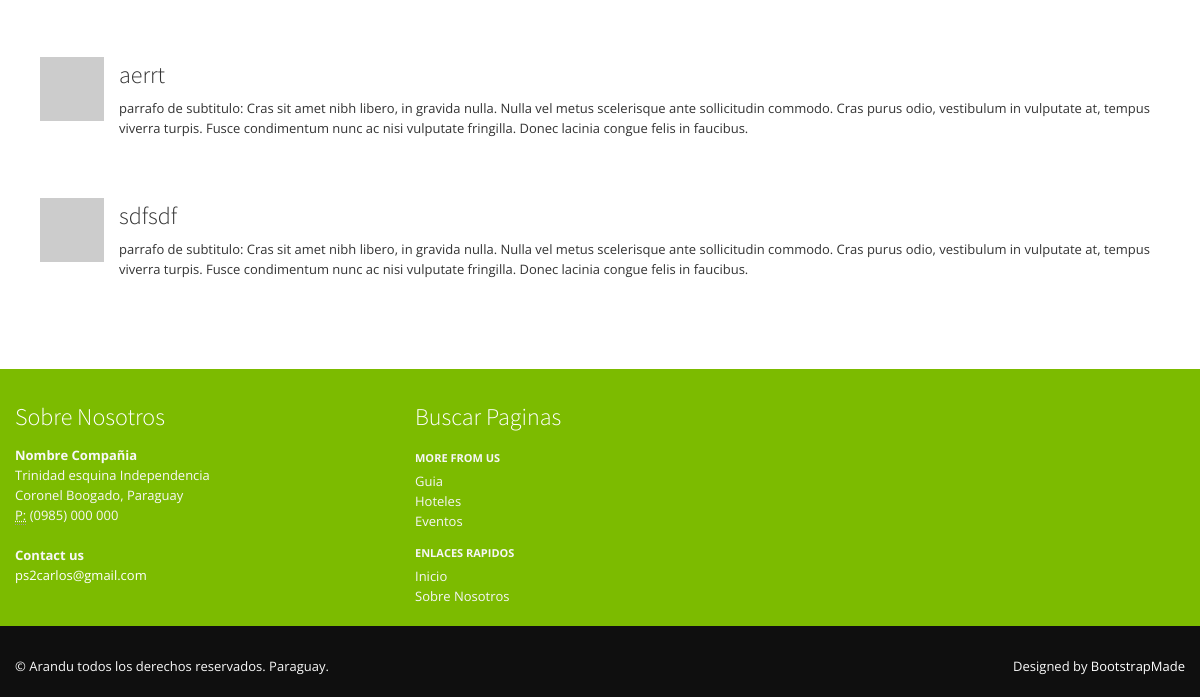
The page /public/guia.php (lower part) on the database as committed earlier.
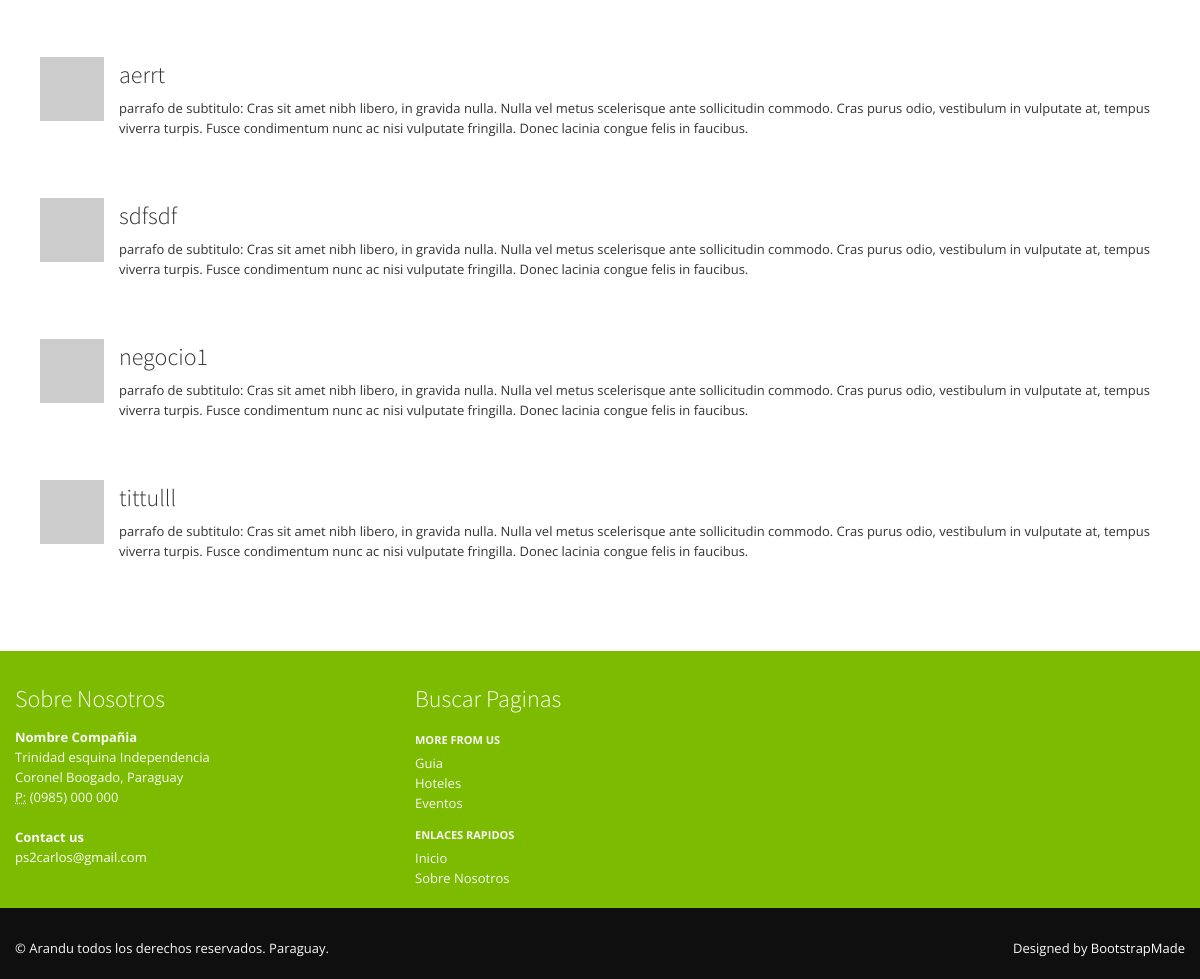
The same page on the database as committed later.
### tables this page shows
CREATE TABLE `contenidos` (
  `id` int(11) NOT NULL,
  `titulo` varchar(200) NOT NULL,
  `contenido` longtext NOT NULL,
  `fecha_publicacion` timestamp NOT NULL DEFAULT CURRENT_TIMESTAMP ON UPDATE CURRENT_TIMESTAMP,
  `tipo` varchar(20) NOT NULL,
  `categoria` varchar(100) NOT NULL,
  `alias` varchar(200) NOT NULL,
  `contacto` varchar(200) DEFAULT NULL,
  `direccion` varchar(200) DEFAULT NULL,
  `cod_zona` int(11) DEFAULT NULL,
  `urlimagen` varchar(200) DEFAULT NULL,
  `resumen` varchar(200) DEFAULT NULL
);

### setting/core.php (called while the page is built, shortened)
<?php
  require_once( 'mysql.php');
  require_once( '../public/lib/snippets.php');
  function posts($category = ''){
    $where = (strlen($category) > 0 ) ? "AND categoria = '$category' " : "";
    $mysql = new Mysql();
    $sql = <<<SQL
    SELECT * FROM contenidos WHERE tipo = 'POST' $where
SQL;
    $res = $mysql->search($sql);
    return $res;
  }
  function page(){
    $uri = substr($_SERVER['REQUEST_URI'], 1);
    $uri = str_replace(Config::PATH_ROOT, "", $uri);
    $mysql = new Mysql();
    $sql = <<<SQL
    SELECT * FROM contenidos WHERE alias = '$uri' LIMIT 1
SQL;
    $res = $mysql->search($sql);
    while( is_array($res[0]) &&  list($key,$value) = each($res[0]) ){
	  if($key == 'contenido'){
	    $value = analizadorContenido( urldecode($value) );
	  }
    }
  }
  function analizadorContenido($contenido){
    $pattern = '/\[[a-z_]+[a-z0-9_]*((:{1}[a-z0-9_\-\s]+)+(,{1}[a-z0-9_\-\s]+)*)*\]/i';
    preg_match_all($pattern, $contenido, $coincidencias, PREG_OFFSET_CAPTURE);
    foreach($coincidencias[0] as $arr ){
	  $function = $arr[0];
	  $lenght_function = strlen($function);
	  $pos_string = strpos($contenido, $function);
	  $result_function = ejecutarFuncion($function);
	  $contenido = substr_replace($contenido, $result_function, $pos_string, $lenght_function );
    }
    return $contenido;
  }
  function ejecutarFuncion($function_string){
    $function =  extraerCadena($function_string, "[", "]");
    $arr_ftn = explode(":", $function);
    $function_name = $arr_ftn[0];
    $params = explode(",", $arr_ftn[1]);
    $result_function = (function_exists($function_name)) ? call_user_func_array($function_name, $params) : $function_string;
    return $result_function;
  }
  function  extraerCadena($str, $findBegin, $findEnd){
    $posbegin = strpos($str, $findBegin) + 1;
    $posend = strpos($str, $findEnd);
    return substr($str, $posbegin, $posend-$posbegin);
  }
  page( $_GET['page'] );
?>

### setting/mysql.php (called while the page is built, shortened)
<?php
class MySql{
    private $conn;
    public function connect(){
    try {
      $this->conn = new PDO("mysql:host=".Config::SERVERNAME.";dbname=".Config::DATABASE, Config::USERNAME, Config::PASSWORD);
      $this->conn->setAttribute(PDO::ATTR_ERRMODE, PDO::ERRMODE_EXCEPTION);
      return true;
    }catch(PDOException $e){
      echo "Connection failed: " . $e->getMessage();
      return false;
    }
    }
    public function search($sql){
      try{
      if($this->connect()){
        $stmt = $this->conn->prepare($sql);
        $stmt->execute();
        $stmt->setFetchMode(PDO::FETCH_ASSOC);
        return $stmt->fetchAll();
      }else{
        return array();
      }
      }catch(PDOEXception $e){
      echo $sql ."<br />". $e->getMessage();
      return false;
      }
    }
}
?>

### public/lib/snippets.php (the view, shortened to what this page needs)
<?php
function mis_peliculas(){
  $posts = posts();
   while(is_array($posts) && list($k, $v) = each($posts) ){
     $titulo = $v['titulo'];
     $id = $v['alias'];
     $li .= <<<HTML
     <ul class="media-list">
       <li class="media">
         <a class="pull-left" href="$id">
           <img class="media-object" src="http://placehold.it/64x64">
         </a>
         <div class="media-body">
           <h4 class="media-heading">$titulo </h4>
           parrafo de subtitulo: Cras sit amet nibh libero, in gravida nulla. Nulla vel metus scelerisque ante sollicitudin commodo.
           Cras purus odio, vestibulum in vulputate at, tempus viverra turpis. Fusce condimentum nunc ac nisi vulputate fringilla.
           Donec lacinia congue felis in faucibus.
           <div class="media">
          </div>
         </div>
       </li>
     </ul>
HTML;
    }
   return "<ul>$li</ul>";
}
?>

Rows that differ between the two databases and show on the page:
added contenidos: titulo "negocio1"
added contenidos: titulo "tittulll"
